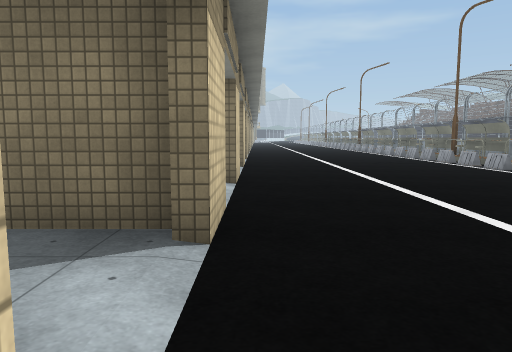
View 1 (above)

24 first-person views from a walk through a scene from a Unity 3-D project. The camera is 1.4 m above the floor, tilts 6° down and sees 70° across. Doors are open. The floor is counted in squares, 2 m on a side. Each view is taken from the middle of a square. On the plan, view 1 faces up. The plan holds only what a view shows up to about 11 squares ahead; the rest is blank. The place goes on beyond the plan. Surface patterns are stand-ins for the level's own textures.

View 2
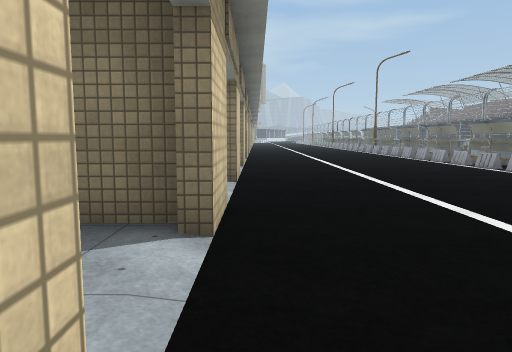

View 3
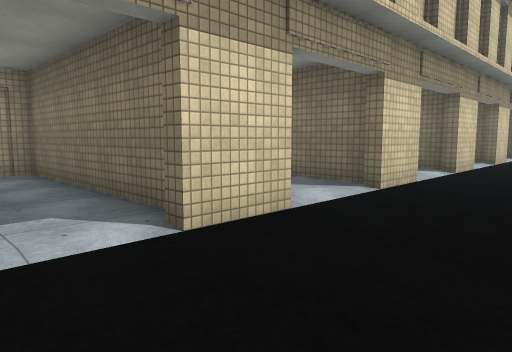

View 4
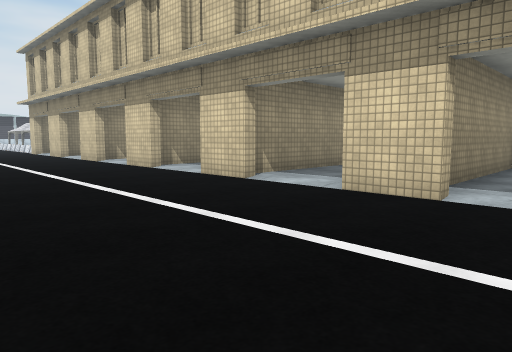

View 5
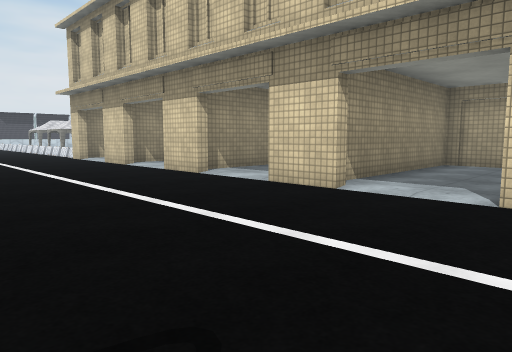

View 6
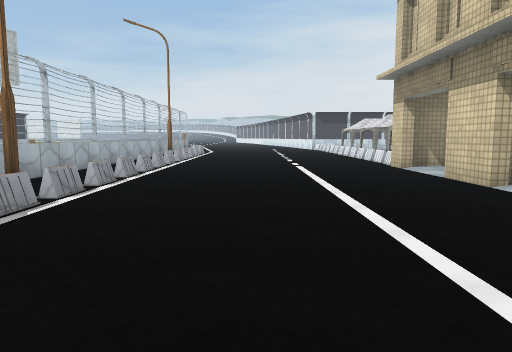

View 7
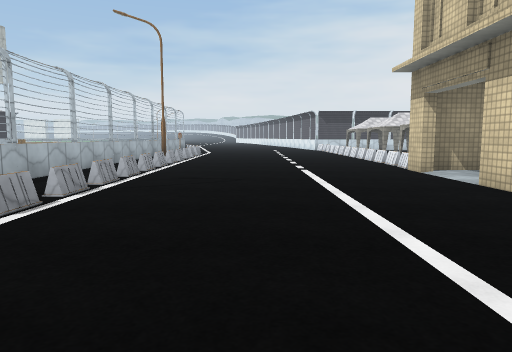

View 8
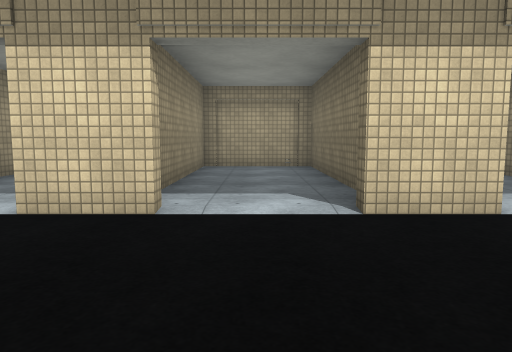

View 9
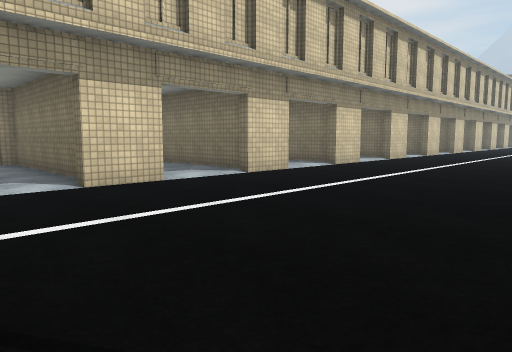

View 10
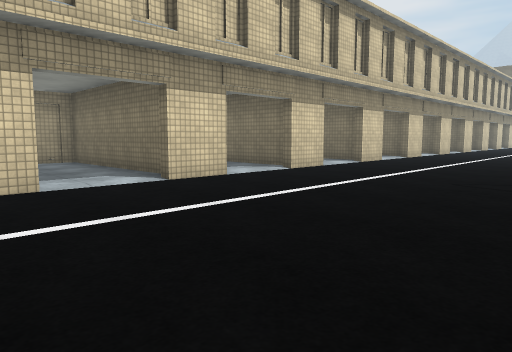

View 11
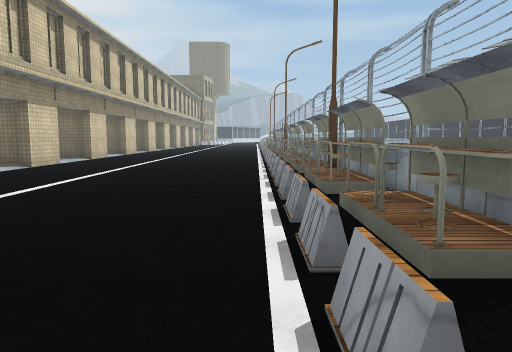

View 12
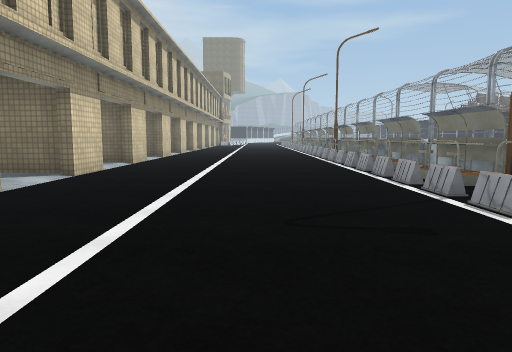

View 13
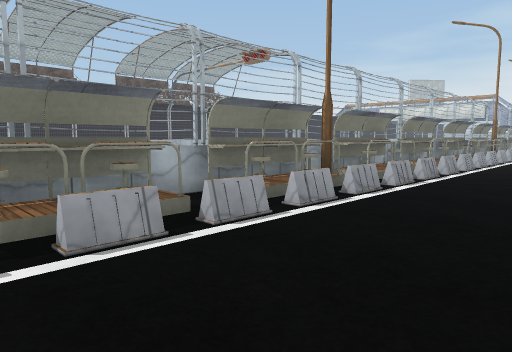

View 14
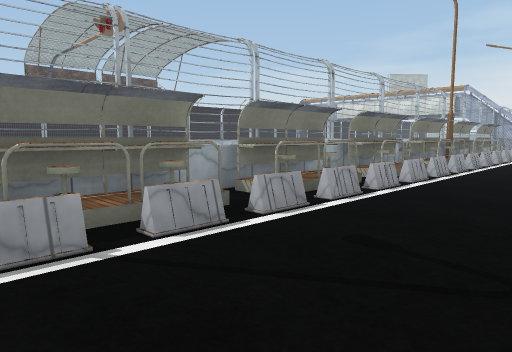

View 15
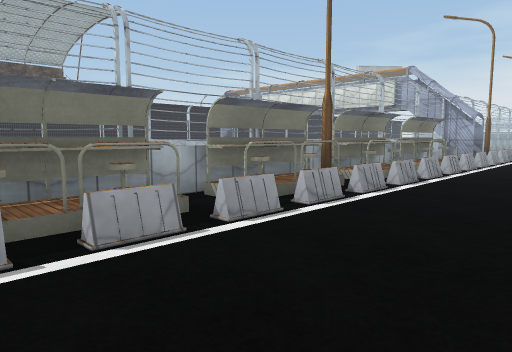

View 16
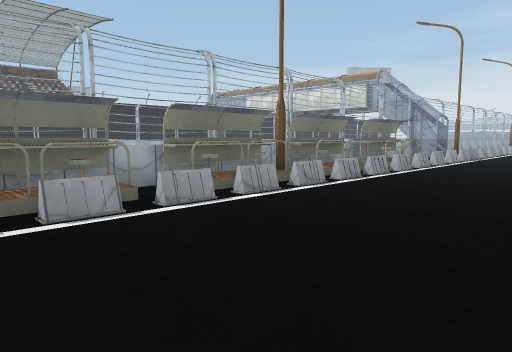

View 17
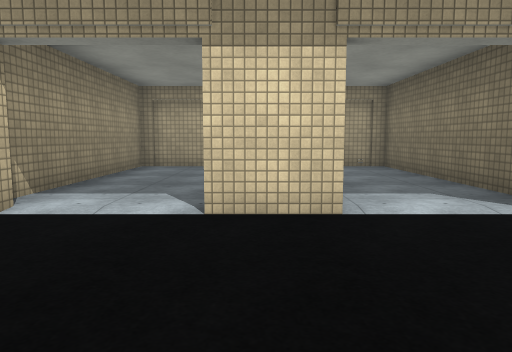

View 18
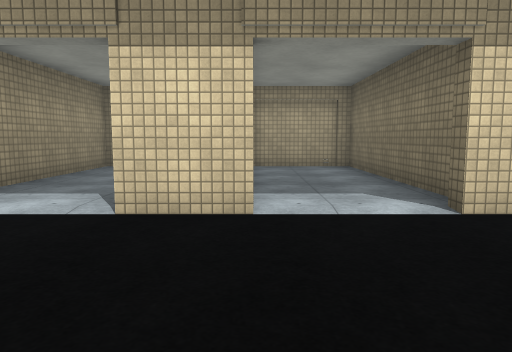

View 19
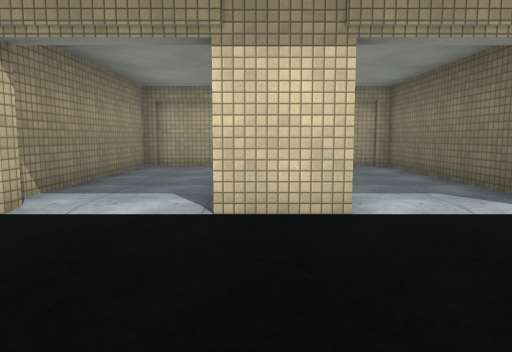

View 20
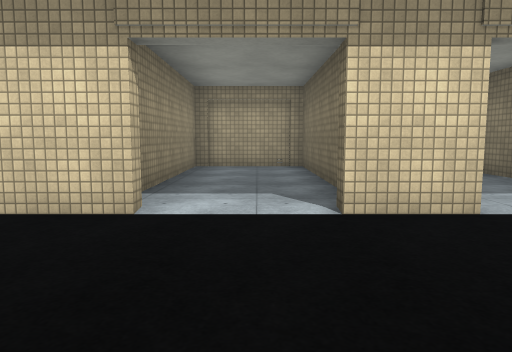

View 21
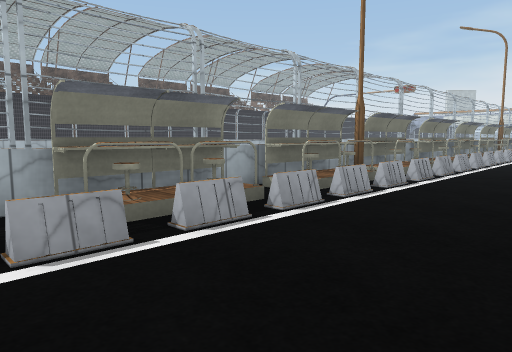

View 22
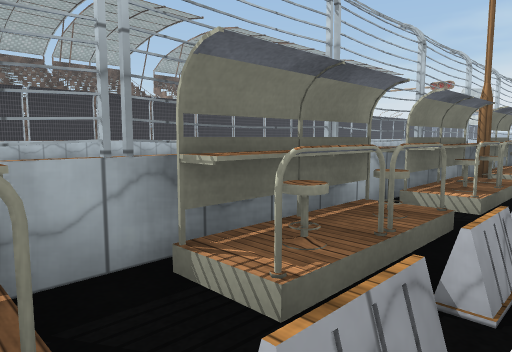

View 23
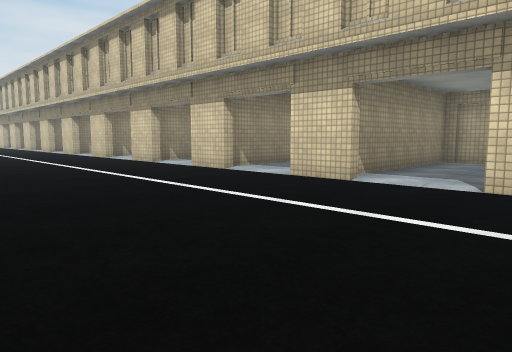

View 24
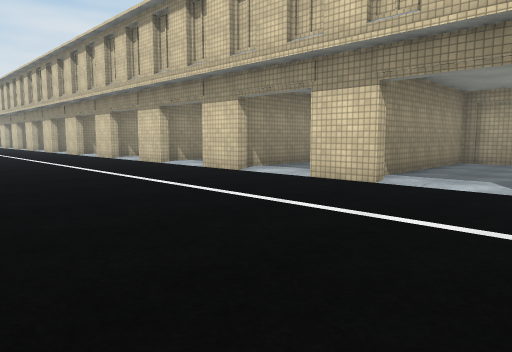

### Floor plan
Key: @ floor where view 1 was taken; # wall or solid block; x gap in a wall; . floor; D open door; = window, fence, low wall or low ledge.
Columns run from 6 left of view 1 to 18 right of it. Each row starts with its distance up from view 1.
 29      #D.....##
 28 ######......##
 27 #.....D.....##          #
 26 #....#D.....##          #
 25 ######......##
 24 #.....D.....##
 23 #.....D.....x=
 22 ######......##
 21     ..D.....##
 20      .D.....x=
 19 ######......##
 18 #.....D.....##
 17 #.....D.....##
 16 ######......##
 15    ..#D.....##
 14     ..D.....##
 13    ###D.....##
 12 ######D.....##
 11 #.....D.....##
 10 #....#D.....##
  9 ######......##
  8 #.....D.....##
  7 #.....D.....##
  6 ######......##
  5 #.....D.....##
  4 #.....D.....##
  3 ######......##
  2     ..D.....##
  1    ...D.....##
  0   ####@.....##
 -1    ..#D.....##
 -2 #.....D.....##
 -3 ######......##
 -4 #....#D.....##
 -5 #.....D....=#=
 -6 #....#D.....##
 -7 ######......
 -8     ..D....=#
 -9    ..#D.....#=
-10   ####.....=.=
-11      .D....x.=
-12      .D....x.=
-13     ##.....= =
-14      x.....x =
-15      =.....x =
-16      x.....x =

Positions as (right, up) in squares from view 1, and headings:
1: (0, 0), facing up
2: (0, 3), facing up
3: (2, 4), facing up-left
4: (4, 5), facing down-left
5: (4, 0), facing down-left
6: (3, -4), facing down
7: (3, -5), facing down
8: (3, -5), facing left
9: (5, 10), facing up-left
10: (5, 15), facing up-left
11: (5, 16), facing up
12: (3, 18), facing up
13: (3, 17), facing down-right
14: (3, 12), facing down-right
15: (3, 6), facing down-right
16: (2, 6), facing down-right
17: (3, 6), facing left
18: (3, 10), facing left
19: (3, 25), facing left
20: (3, 27), facing left
21: (3, 29), facing down-right
22: (5, 29), facing down-right
23: (5, 29), facing down-left
24: (5, 19), facing down-left
